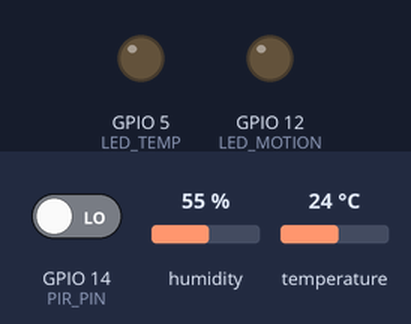
Recording of a sketch running on a simulated ESP32. Shown: output pins drawn as LEDs (lit = HIGH). Inputs (shaded band) come from the test bench; at power-on: temperature 24 °C, GPIO 14 (PIR_PIN) LOW, humidity 55 %. WiFi joins after 1.5 s; servers stay silent unless stated; what the sketch prints to the serial monitor is not drawn.

Above: at 3.2 s.
3.3 s: temperature set to 39 °C
5.2 s: temperature set to 42 °C
At 6.7 s:
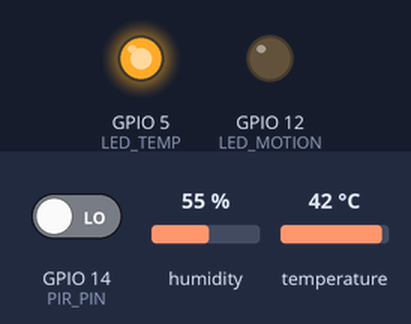
7.5 s: GPIO 14 (PIR_PIN) driven HIGH
At 8.7 s:
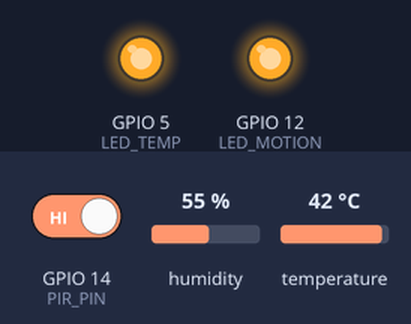
9.0 s: temperature set to 12 °C
At 11.3 s:
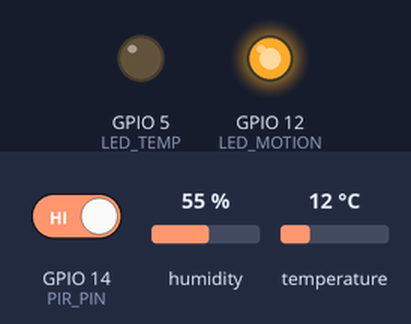
11.6 s: temperature set to 41 °C
At 12.7 s:
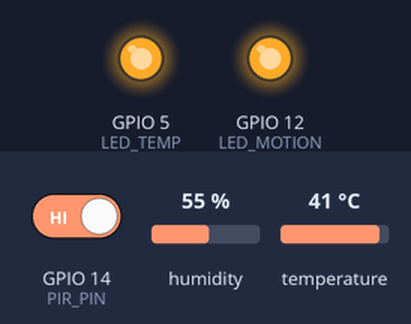
13.6 s: temperature set to 19 °C
At 15.1 s:
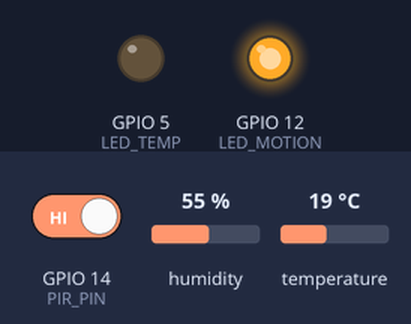
Timing chart, 0 to 16.6 s (numbered marks = the images above; inputs shaded):
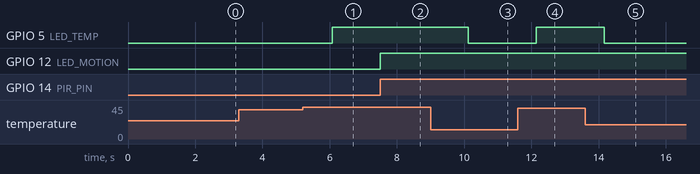

Measured:
- the behaviour switches between 40 and 41 °C on temperature (found by bisection; images 0 and 1)
- after the input at 3.3 s, every drawn part: stays the same
- after the input at 5.2 s, GPIO 5 (LED_TEMP): LOW → HIGH after 0.87 s
- after the input at 7.5 s, GPIO 12 (LED_MOTION): LOW → HIGH at once
- after the input at 9.0 s, GPIO 5 (LED_TEMP): HIGH → LOW after 1.1 s
- after the input at 11.6 s, GPIO 5 (LED_TEMP): LOW → HIGH after 0.55 s
- after the input at 13.6 s, GPIO 5 (LED_TEMP): HIGH → LOW after 0.57 s

The sketch:

SmartWeatherMotion.ino
```cpp
//LIBRARIES

#include <WiFi.h>
#include "DHT.h"

//DEFINITIONS

#define DHTPIN 4                      //DHT DATA TO PIN 4
#define DHTTYPE DHT11                 //SENSOR MODEL(WEATHER)
#define LED_TEMP 5                    //LED FOR DTH
#define PIR_PIN 14                    //PIR OUT TO PIN 14
#define LED_MOTION 12                 //LED FOR PIR

DHT dht(DHTPIN, DHTTYPE);

const char* ssid = "ESPTest";         // Your hotspot SSID
const char* password = "12345678";    // Your hotspot password

WiFiServer server(80);

void setup() {
  Serial.begin(115200);
  dht.begin();

  pinMode(LED_TEMP, OUTPUT);
  pinMode(PIR_PIN, INPUT);
  pinMode(LED_MOTION, OUTPUT);
  digitalWrite(LED_TEMP, LOW);
  digitalWrite(LED_MOTION, LOW);

  Serial.println("📶 Connecting to WiFi...");
  WiFi.begin(ssid, password);

  while (WiFi.status() != WL_CONNECTED) {         //ESP32 STARTS CONNECTING TO HOTSPOT
    delay(1000);
    Serial.print(".");
  }

  Serial.println("\n✅ Connected!");             //KEEP WAITING UNTIL THE WiFi CONNECTS
  Serial.print("🌐 IP Address: ");
  Serial.println(WiFi.localIP());                //PRINTS IP ADDRESS

  server.begin();
}

void loop() {
  WiFiClient client = server.available();

  float temp = dht.readTemperature();
  float hum = dht.readHumidity();
  int motion = digitalRead(PIR_PIN);

  // LED alerts
  digitalWrite(LED_TEMP, temp > 40 ? HIGH : LOW);
  digitalWrite(LED_MOTION, motion == HIGH ? HIGH : LOW);

  if (client) {
    client.println("HTTP/1.1 200 OK");
    client.println("Content-Type: text/html");
    client.println("Connection: close");
    client.println();
    client.println("<!DOCTYPE HTML><html><head><meta http-equiv='refresh' content='3'></head>");     //AUTO REFRESHES PAGE EVERY 3 SEC
    client.println("<h2>Smart Weather + Motion Monitoring</h2>");
    client.print("Temperature: ");
    client.print(temp);
    client.println(" &deg;C<br>");
    client.print("Humidity: ");
    client.print(hum);
    client.println(" %<br>");
    client.print("Motion Detected: ");
    client.println(motion == HIGH ? "Yes" : "No");
    client.println("</html>");

    delay(1000);
    client.stop();
  }
}
```
